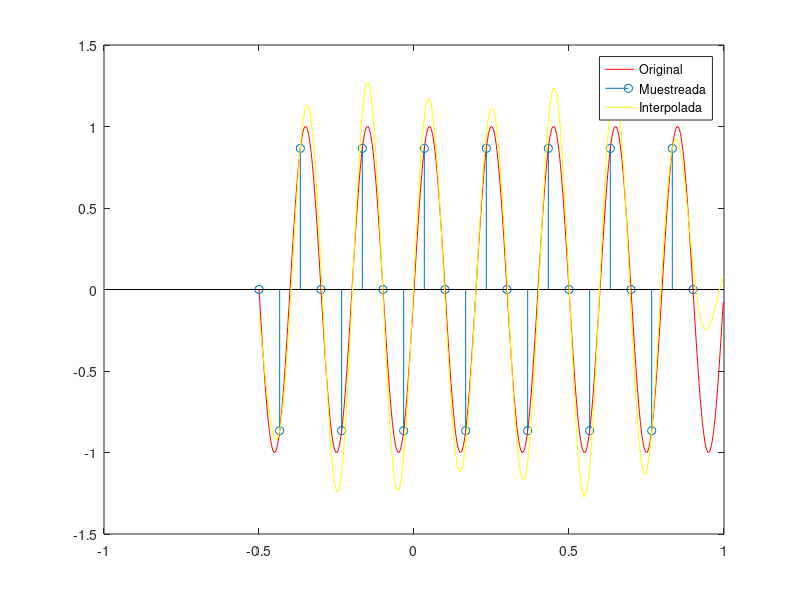

Reproduce this figure in MATLAB.
1;
#ejercicio5.m


# Discretice una señal arbitraria con frecuencia de muestreo de 10 Hz y sobremuestreela mediante
# distintos tipos de interpoladores a 4 veces la frecuencia de muestreo.

# Definicion de una señal arbitraria "continua".
function y=senal_arbitraria(x)
	y = sin(2*pi*5*x);
endfunction

# frecuencia_muestreo:	frecuencia de muestreo.
# x0:					inicio intervalo
# xf:					fin intervalo
function [xd,yd]=muestrear_senal(frecuencia_muestreo , x0, xf)
	intervalo = xf - x0;
	dx = 1 / (intervalo*frecuencia_muestreo);
	xd = x0:dx:xf-dx;

	for i=1:length(xd)
		yd(i) = senal_arbitraria(xd(i));
	end

endfunction


### interpoladores
function y=interpolador_escalon(t)
  if (t < 1 && t >= 0)
    y = 1;
  else
    y = 0;
  end
endfunction

function y=interpolador_lineal(t)
  if (abs(t) < 1) 
    y = 1 - abs(t) ;
  else
    y = 0;
  end
endfunction

function y=interpolador_sinc(x)
  EPS = 0.00001;
  if (abs(x) > EPS) 
    y = sin(x)/x ;
  else
    y = 1;
  endif
endfunction

function [x_continuo, y_continuo]=interpolador(xd, yd, frecuencia, x_continuo)
  T = 1/frecuencia;
  for j=1:length(x_continuo)
    suma = 0;
    for i=1:length(xd)
      suma = suma + ( yd(i)
        * interpolador_sinc(
            (x_continuo(j) - xd(i)) / T)
       );
    end
    y_continuo(j) = suma;
  end
endfunction

#################### Fin declaración de funciones y procedimientos ####################
#################### Fin declaración de funciones y procedimientos ####################
#################### Fin declaración de funciones y procedimientos ####################
#################### Fin declaración de funciones y procedimientos ####################

x0 = -0.5; 
xf = 1;
dx_continuo = 0.0025;
frecuencia_muestreo = 10;
T = 1/frecuencia_muestreo;
% Graficamos la funcion arbitraria "continua"
x_continuo = x0:dx_continuo:xf-dx_continuo;

clf;
clear plot;
figure(1);
plot(x_continuo, senal_arbitraria(x_continuo) , 'r');

%Obtenemos la funcion discretizada
[xd, yd] = muestrear_senal(frecuencia_muestreo, x0, xf);
hold on

stem(xd,yd)
[intx, inty] = interpolador(xd, yd, frecuencia_muestreo*4, x_continuo);

hold on;
plot(intx,inty, 'y');
legend('Original', 'Muestreada', 'Interpolada');
